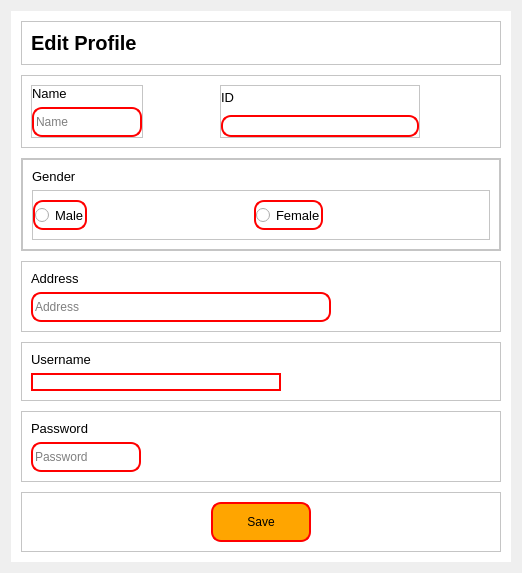
            <widget class="QWidget" name="editProfile">
             <property name="styleSheet">
              <string notr="true"/>
             </property>
             <layout class="QVBoxLayout" name="verticalLayout_8">
              <item>
               <widget class="QWidget" name="widget_2" native="true">
                <property name="sizePolicy">
                 <sizepolicy hsizetype="Expanding" vsizetype="Expanding">
                  <horstretch>0</horstretch>
                  <verstretch>0</verstretch>
                 </sizepolicy>
                </property>
                <property name="minimumSize">
                 <size>
                  <width>500</width>
                  <height>0</height>
                 </size>
                </property>
                <property name="styleSheet">
                 <string notr="true">QLineEdit{
background-color: red;
border-radius: 10px;
border: 2px solid red;
}
QRadioButton, QPushButton{
border-radius: 10px;
border: 2px solid red;
}

QWidget{
background-color: white;
}
QFrame{
background-color: white;

}
</string>
                </property>
                <layout class="QVBoxLayout" name="verticalLayout_19">
                 <property name="spacing">
                  <number>10</number>
                 </property>
                 <property name="leftMargin">
                  <number>10</number>
                 </property>
                 <property name="topMargin">
                  <number>10</number>
                 </property>
                 <property name="rightMargin">
                  <number>10</number>
                 </property>
                 <property name="bottomMargin">
                  <number>10</number>
                 </property>
                 <item>
                  <widget class="QFrame" name="frame_16">
                   <property name="font">
                    <font>
                     <pointsize>15</pointsize>
                    </font>
                   </property>
                   <property name="frameShape">
                    <enum>QFrame::StyledPanel</enum>
                   </property>
                   <property name="frameShadow">
                    <enum>QFrame::Raised</enum>
                   </property>
                   <layout class="QVBoxLayout" name="verticalLayout_23">
                    <item>
                     <widget class="QLabel" name="label">
                      <property name="font">
                       <font>
                        <pointsize>15</pointsize>
                        <weight>75</weight>
                        <bold>true</bold>
                       </font>
                      </property>
                      <property name="whatsThis">
                       <string>&lt;html&gt;&lt;head/&gt;&lt;body&gt;&lt;p&gt;&lt;span style=&quot; font-size:12pt; font-weight:600;&quot;&gt;Edit Profile&lt;/span&gt;&lt;/p&gt;&lt;/body&gt;&lt;/html&gt;</string>
                      </property>
                      <property name="text">
                       <string>Edit Profile</string>
                      </property>
                     </widget>
                    </item>
                   </layout>
                  </widget>
                 </item>
                 <item>
                  <widget class="QFrame" name="name">
                   <property name="frameShape">
                    <enum>QFrame::StyledPanel</enum>
                   </property>
                   <property name="frameShadow">
                    <enum>QFrame::Raised</enum>
                   </property>
                   <layout class="QHBoxLayout" name="horizontalLayout_11">
                    <item>
                     <widget class="QFrame" name="frame_15">
                      <property name="styleSheet">
                       <string notr="true"/>
                      </property>
                      <property name="frameShape">
                       <enum>QFrame::StyledPanel</enum>
                      </property>
                      <property name="frameShadow">
                       <enum>QFrame::Raised</enum>
                      </property>
                      <layout class="QVBoxLayout" name="verticalLayout_21">
                       <property name="leftMargin">
                        <number>0</number>
                       </property>
                       <property name="topMargin">
                        <number>0</number>
                       </property>
                       <property name="rightMargin">
                        <number>0</number>
                       </property>
                       <property name="bottomMargin">
                        <number>0</number>
                       </property>
                       <item>
                        <widget class="QLabel" name="label_3">
                         <property name="font">
                          <font>
                           <pointsize>10</pointsize>
                          </font>
                         </property>
                         <property name="text">
                          <string>Name</string>
                         </property>
                        </widget>
                       </item>
                       <item>
                        <widget class="QLineEdit" name="name_edit">
                         <property name="minimumSize">
                          <size>
                           <width>30</width>
                           <height>30</height>
                          </size>
                         </property>
                         <property name="maximumSize">
                          <size>
                           <width>200</width>
                           <height>16777215</height>
                          </size>
                         </property>
                         <property name="placeholderText">
                          <string notr="true">Name</string>
                         </property>
                        </widget>
                       </item>
                      </layout>
                     </widget>
                    </item>
                    <item>
                     <spacer name="horizontalSpacer_2">
                      <property name="orientation">
                       <enum>Qt::Horizontal</enum>
                      </property>
                      <property name="sizeHint" stdset="0">
                       <size>
                        <width>40</width>
                        <height>20</height>
                       </size>
                      </property>
                     </spacer>
                    </item>
                    <item>
                     <widget class="QFrame" name="frame_19">
                      <property name="minimumSize">
                       <size>
                        <width>200</width>
                        <height>0</height>
                       </size>
                      </property>
                      <property name="frameShape">
                       <enum>QFrame::StyledPanel</enum>
                      </property>
                      <property name="frameShadow">
                       <enum>QFrame::Raised</enum>
                      </property>
                      <layout class="QVBoxLayout" name="verticalLayout_15">
                       <property name="leftMargin">
                        <number>0</number>
                       </property>
                       <property name="topMargin">
                        <number>0</number>
                       </property>
                       <property name="rightMargin">
                        <number>0</number>
                       </property>
                       <property name="bottomMargin">
                        <number>0</number>
                       </property>
                       <item>
                        <widget class="QLabel" name="label_4">
                         <property name="sizePolicy">
                          <sizepolicy hsizetype="Preferred" vsizetype="Preferred">
                           <horstretch>0</horstretch>
                           <verstretch>0</verstretch>
                          </sizepolicy>
                         </property>
                         <property name="font">
                          <font>
                           <pointsize>10</pointsize>
                          </font>
                         </property>
                         <property name="text">
                          <string>ID</string>
                         </property>
                        </widget>
                       </item>
                       <item>
                        <widget class="QLabel" name="id">
                         <property name="styleSheet">
                          <string notr="true">
border-radius: 10px;
border: 2px solid red;</string>
                         </property>
                         <property name="text">
                          <string/>
                         </property>
                        </widget>
                       </item>
                      </layout>
                     </widget>
                    </item>
                    <item>
                     <spacer name="horizontalSpacer">
                      <property name="orientation">
                       <enum>Qt::Horizontal</enum>
                      </property>
                      <property name="sizeHint" stdset="0">
                       <size>
                        <width>40</width>
                        <height>20</height>
                       </size>
                      </property>
                     </spacer>
                    </item>
                   </layout>
                  </widget>
                 </item>
                 <item>
                  <widget class="QFrame" name="id_gender">
                   <property name="frameShape">
                    <enum>QFrame::StyledPanel</enum>
                   </property>
                   <property name="frameShadow">
                    <enum>QFrame::Raised</enum>
                   </property>
                   <layout class="QHBoxLayout" name="horizontalLayout_10">
                    <property name="leftMargin">
                     <number>0</number>
                    </property>
                    <property name="topMargin">
                     <number>0</number>
                    </property>
                    <property name="rightMargin">
                     <number>0</number>
                    </property>
                    <property name="bottomMargin">
                     <number>0</number>
                    </property>
                    <item>
                     <widget class="QFrame" name="gender">
                      <property name="frameShape">
                       <enum>QFrame::StyledPanel</enum>
                      </property>
                      <property name="frameShadow">
                       <enum>QFrame::Raised</enum>
                      </property>
                      <layout class="QVBoxLayout" name="verticalLayout_16">
                       <item>
                        <widget class="QLabel" name="label_6">
                         <property name="font">
                          <font>
                           <pointsize>10</pointsize>
                          </font>
                         </property>
                         <property name="text">
                          <string>Gender</string>
                         </property>
                        </widget>
                       </item>
                       <item>
                        <widget class="QFrame" name="frame_14">
                         <property name="minimumSize">
                          <size>
                           <width>0</width>
                           <height>50</height>
                          </size>
                         </property>
                         <property name="frameShape">
                          <enum>QFrame::StyledPanel</enum>
                         </property>
                         <property name="frameShadow">
                          <enum>QFrame::Raised</enum>
                         </property>
                         <layout class="QHBoxLayout" name="horizontalLayout_23">
                          <property name="spacing">
                           <number>0</number>
                          </property>
                          <property name="leftMargin">
                           <number>0</number>
                          </property>
                          <property name="topMargin">
                           <number>0</number>
                          </property>
                          <property name="rightMargin">
                           <number>0</number>
                          </property>
                          <property name="bottomMargin">
                           <number>0</number>
                          </property>
                          <item alignment="Qt::AlignLeft">
                           <widget class="QRadioButton" name="male_rad_btn">
                            <property name="minimumSize">
                             <size>
                              <width>0</width>
                              <height>30</height>
                             </size>
                            </property>
                            <property name="font">
                             <font>
                              <pointsize>10</pointsize>
                             </font>
                            </property>
                            <property name="text">
                             <string>Male</string>
                            </property>
                           </widget>
                          </item>
                          <item>
                           <spacer name="horizontalSpacer_4">
                            <property name="orientation">
                             <enum>Qt::Horizontal</enum>
                            </property>
                            <property name="sizeHint" stdset="0">
                             <size>
                              <width>40</width>
                              <height>20</height>
                             </size>
                            </property>
                           </spacer>
                          </item>
                          <item alignment="Qt::AlignLeft">
                           <widget class="QRadioButton" name="female_rad_btn">
                            <property name="minimumSize">
                             <size>
                              <width>0</width>
                              <height>30</height>
                             </size>
                            </property>
                            <property name="font">
                             <font>
                              <pointsize>10</pointsize>
                             </font>
                            </property>
                            <property name="text">
                             <string>Female</string>
                            </property>
                           </widget>
                          </item>
                          <item>
                           <spacer name="horizontalSpacer_3">
                            <property name="orientation">
                             <enum>Qt::Horizontal</enum>
                            </property>
                            <property name="sizeHint" stdset="0">
                             <size>
                              <width>40</width>
                              <height>20</height>
                             </size>
                            </property>
                           </spacer>
                          </item>
                         </layout>
                        </widget>
                       </item>
                      </layout>
                     </widget>
                    </item>
                   </layout>
                  </widget>
                 </item>
                 <item>
                  <widget class="QFrame" name="address">
                   <property name="frameShape">
                    <enum>QFrame::StyledPanel</enum>
                   </property>
                   <property name="frameShadow">
                    <enum>QFrame::Raised</enum>
                   </property>
                   <layout class="QVBoxLayout" name="verticalLayout_17">
                    <item alignment="Qt::AlignLeft">
                     <widget class="QLabel" name="label_7">
                      <property name="font">
                       <font>
                        <pointsize>10</pointsize>
                       </font>
                      </property>
                      <property name="text">
                       <string>Address</string>
                      </property>
                     </widget>
                    </item>
                    <item alignment="Qt::AlignLeft">
                     <widget class="QLineEdit" name="address_edit">
                      <property name="minimumSize">
                       <size>
                        <width>300</width>
                        <height>30</height>
                       </size>
                      </property>
                      <property name="maximumSize">
                       <size>
                        <width>200</width>
                        <height>16777215</height>
                       </size>
                      </property>
                      <property name="placeholderText">
                       <string>Address</string>
                      </property>
                     </widget>
                    </item>
                   </layout>
                  </widget>
                 </item>
                 <item>
                  <widget class="QFrame" name="username">
                   <property name="frameShape">
                    <enum>QFrame::StyledPanel</enum>
                   </property>
                   <property name="frameShadow">
                    <enum>QFrame::Raised</enum>
                   </property>
                   <layout class="QVBoxLayout" name="verticalLayout_18">
                    <item>
                     <widget class="QLabel" name="label_8">
                      <property name="font">
                       <font>
                        <pointsize>10</pointsize>
                       </font>
                      </property>
                      <property name="text">
                       <string>Username</string>
                      </property>
                     </widget>
                    </item>
                    <item>
                     <widget class="QLabel" name="username_lab">
                      <property name="maximumSize">
                       <size>
                        <width>250</width>
                        <height>16777215</height>
                       </size>
                      </property>
                      <property name="styleSheet">
                       <string notr="true">
border-radius: 10px;
border: 2px solid red;</string>
                      </property>
                      <property name="text">
                       <string/>
                      </property>
                     </widget>
                    </item>
                   </layout>
                  </widget>
                 </item>
                 <item>
                  <widget class="QFrame" name="pass">
                   <property name="frameShape">
                    <enum>QFrame::StyledPanel</enum>
                   </property>
                   <property name="frameShadow">
                    <enum>QFrame::Raised</enum>
                   </property>
                   <layout class="QVBoxLayout" name="verticalLayout_20">
                    <item alignment="Qt::AlignLeft">
                     <widget class="QLabel" name="label_37">
                      <property name="font">
                       <font>
                        <pointsize>10</pointsize>
                       </font>
                      </property>
                      <property name="text">
                       <string>Password</string>
                      </property>
                     </widget>
                    </item>
                    <item alignment="Qt::AlignLeft">
                     <widget class="QLineEdit" name="pass_edit">
                      <property name="minimumSize">
                       <size>
                        <width>0</width>
                        <height>30</height>
                       </size>
                      </property>
                      <property name="maximumSize">
                       <size>
                        <width>200</width>
                        <height>16777215</height>
                       </size>
                      </property>
                      <property name="placeholderText">
                       <string>Password</string>
                      </property>
                     </widget>
                    </item>
                   </layout>
                  </widget>
                 </item>
                 <item>
                  <widget class="QFrame" name="save">
                   <property name="frameShape">
                    <enum>QFrame::StyledPanel</enum>
                   </property>
                   <property name="frameShadow">
                    <enum>QFrame::Raised</enum>
                   </property>
                   <layout class="QVBoxLayout" name="verticalLayout_22">
                    <item alignment="Qt::AlignHCenter">
                     <widget class="QPushButton" name="save_btn">
                      <property name="minimumSize">
                       <size>
                        <width>100</width>
                        <height>40</height>
                       </size>
                      </property>
                      <property name="maximumSize">
                       <size>
                        <width>200</width>
                        <height>16777215</height>
                       </size>
                      </property>
                      <property name="styleSheet">
                       <string notr="true">QPushButton{
background-color: orange;
}

QPushButton:hover{
background-color: red;
}</string>
                      </property>
                      <property name="text">
                       <string>Save</string>
                      </property>
                     </widget>
                    </item>
                   </layout>
                  </widget>
                 </item>
                </layout>
               </widget>
              </item>
             </layout>
            </widget>
